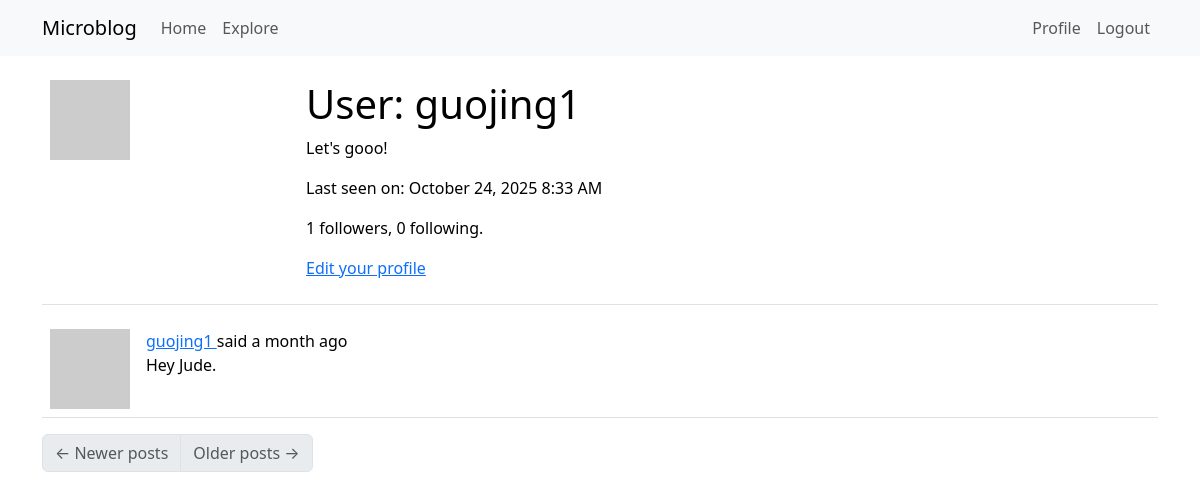
The app's page /user/guojing1 (signed in), older data.
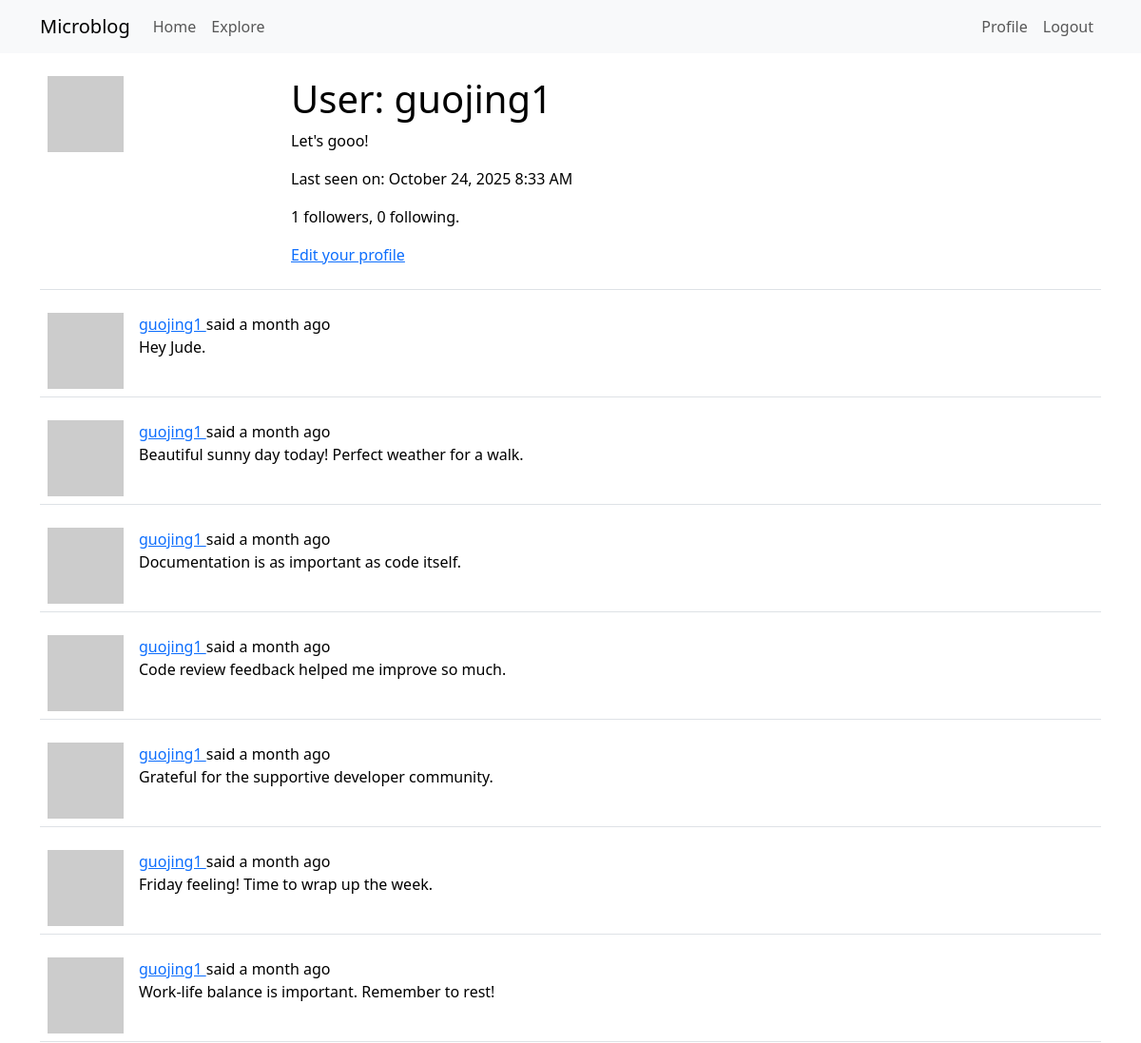
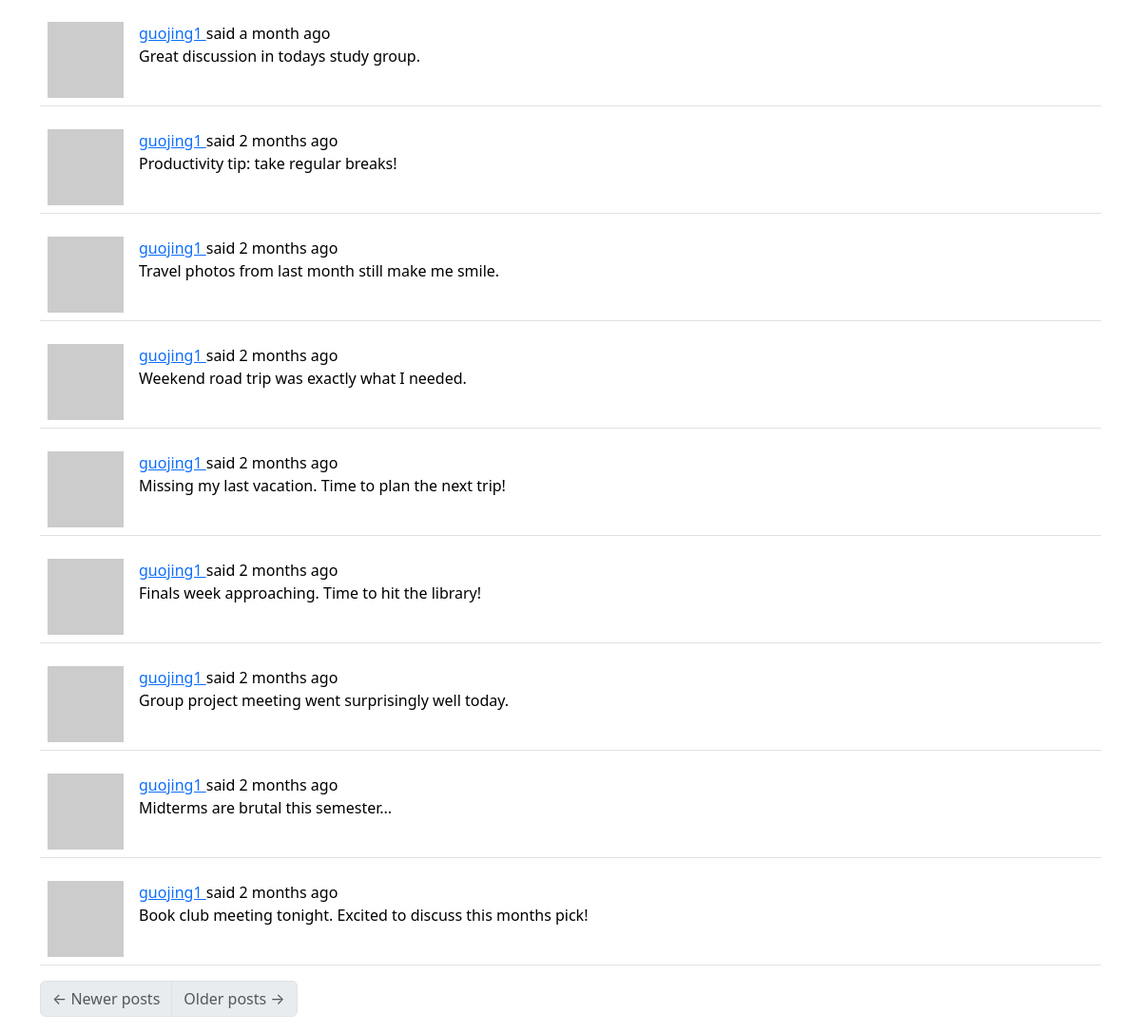
The same page, newer data (2 pictures, top to bottom).
### app/models.py (models this page shows, shortened)
class Post(db.Model):
    __searchable__ = ['body']
    id: orm.Mapped[int] = orm.mapped_column(primary_key=True)
    body: orm.Mapped[str] = orm.mapped_column(sa.String(140))
    timestamp: orm.Mapped[datetime] = orm.mapped_column(
        index=True, default=lambda: datetime.now(UTC)
    )
    user_id: orm.Mapped[int] = orm.mapped_column(sa.ForeignKey('user.id'), index=True)
    author: orm.Mapped['User'] = orm.relationship(back_populates='posts')
    language: orm.Mapped[str | None] = orm.mapped_column(sa.String(5))

class User(UserMixin, db.Model):
    id: orm.Mapped[int] = orm.mapped_column(primary_key=True)
    username: orm.Mapped[str] = orm.mapped_column(
        sa.String(64), index=True, unique=True
    )
    email: orm.Mapped[str] = orm.mapped_column(sa.String(120), index=True, unique=True)
    password_hash: orm.Mapped[str | None] = orm.mapped_column(sa.String(256))
    posts: orm.WriteOnlyMapped['Post'] = orm.relationship(back_populates='author')
    about_me: orm.Mapped[str | None] = orm.mapped_column(sa.String(140))
    last_seen: orm.Mapped[datetime | None] = orm.mapped_column(
        default=lambda: datetime.now(UTC)
    )
    following: orm.WriteOnlyMapped['User'] = orm.relationship(
        secondary=followers,
        primaryjoin=(followers.c.follower_id == id),
        secondaryjoin=(followers.c.followed_id == id),
        back_populates='followers',
    )
    followers: orm.WriteOnlyMapped['User'] = orm.relationship(
        secondary=followers,
        primaryjoin=(followers.c.followed_id == id),
        secondaryjoin=(followers.c.follower_id == id),
        back_populates='following',
    )
    def avatar(self, size):
        digest = md5(self.email.lower().encode('utf-8')).hexdigest()
        return f'https://www.gravatar.com/avatar/{digest}?d=identicon&s={size}'
    def followers_count(self):
        return db.session.scalar(
            sa.select(sa.func.count())
            .select_from(followers)
            .where(followers.c.followed_id == self.id)
        )
    def following_count(self):
        return db.session.scalar(
            sa.select(sa.func.count())
            .select_from(followers)
            .where(followers.c.follower_id == self.id)
        )

### app/main/routes.py (the view)
@bp.route('/user/<username>')
@login_required
def user(username):
    user = db.first_or_404(sa.select(User).where(User.username == username))
    page = request.args.get('page', 1, type=int)
    query = user.posts.select().order_by(Post.timestamp.desc())
    posts = db.paginate(
        query, page=page, per_page=current_app.config['POSTS_PER_PAGE'], error_out=False
    )
    next_url = (
        url_for('main.user', username=username, page=posts.next_num)
        if posts.has_next
        else None
    )
    prev_url = (
        url_for('main.user', username=username, page=posts.prev_num)
        if posts.has_prev
        else None
    )
    form = EmptyForm()
    return render_template(
        'user.html',
        user=user,
        posts=posts.items,
        next_url=next_url,
        prev_url=prev_url,
        form=form,
    )

### app/__init__.py (called while the page is built)
def get_locale():
    from flask import current_app
    return request.accept_languages.best_match(current_app.config['LANGUAGES'])

### app/main/routes.py (called while the page is built)
@bp.before_app_request
def before_request():
    if current_user.is_authenticated:
        current_user.last_seen = datetime.now(UTC)
        db.session.commit()
    g.locale = str(get_locale())

### app/models.py (called while the page is built)
@login.user_loader
def load_user(id):
    return db.session.get(User, int(id))

### app/templates/user.html (shortened to what this page needs)
{% extends "base.html" %}
{% block content %}
    <table class="table table-hover">
        <tr>
            <td width="256px">
                <img src="{{ user.avatar(256) }}" />
            </td>
            <td>
                <h1>{{ _('User:') }} {{ user.username }}</h1>
                {% if user.about_me %}
                    <p>{{ user.about_me }}</p>
                {% endif %}
                {% if user.last_seen %}
                    <p>{{ _('Last seen on:') }} {{ moment(user.last_seen).format('LLL') }}</p>
                {% endif %}
                <p>
                    {{ _('%(count)d followers', count=user.followers_count()) }},
                    {{ _('%(count)d following', count=user.following_count()) }}.
                </p>
                {% if user == current_user %}
                    <p>
                        <a href="{{ url_for('main.edit_profile') }}">{{ _('Edit your profile') }}</a>
                    </p>
                {% endif %}
            </td>
        </tr>
    </table>
    {% for post in posts %}
        {% include '_post.html' %}
    {% endfor %}
    <nav aria-label="Post navigation">
        <ul class="pagination">
            <li class="page-item{% if not prev_url %} disabled{% endif %}">
                <a class="page-link" href="{{ prev_url }}">
                    <span aria-hidden="true">&larr;</span> {{ _('Newer posts') }}
                </a>
            </li>
            <li class="page-item{% if not next_url %} disabled{% endif %}">
                <a class="page-link" href="{{ next_url }}">
                    {{ _('Older posts') }} <span aria-hidden="true">&rarr;</span>
                </a>
            </li>
        </ul>
    </nav>
{% endblock %}

### app/templates/_post.html (shortened to what this page needs)
<table class="table table-hover">
    <tr>
        <td width="70px">
            <a href="{{ url_for('main.user', username=post.author.username) }}">
                <img src="{{ post.author.avatar(70) }}" />
            </a>
        </td>
        <td>
            <a href="{{ url_for('main.user', username=post.author.username) }}">
                {{ post.author.username }}
            </a>
            {{ _('said') }} {{ moment(post.timestamp).fromNow() }}
            <br>
            <span id="post{{ post.id }}">{{ post.body }}</span>
        </td>
    </tr>
</table>

Row changes from the older to the newer data that the page shows:
added Post: author.username "guojing1", timestamp "a month ago", body "Beautiful sunny day today! Perfect weather for a walk."
added Post: author.username "guojing1", timestamp "a month ago", body "Documentation is as important as code itself."
added Post: author.username "guojing1", timestamp "a month ago", body "Code review feedback helped me improve so much."
added Post: author.username "guojing1", timestamp "a month ago", body "Grateful for the supportive developer community."
added Post: author.username "guojing1", timestamp "a month ago", body "Friday feeling! Time to wrap up the week."
added Post: author.username "guojing1", timestamp "a month ago", body "Work-life balance is important. Remember to rest!"
added Post: author.username "guojing1", timestamp "a month ago", body "Great discussion in todays study group."
added Post: author.username "guojing1", timestamp "2 months ago", body "Productivity tip: take regular breaks!"
added Post: author.username "guojing1", timestamp "2 months ago", body "Travel photos from last month still make me smile."
added Post: author.username "guojing1", timestamp "2 months ago", body "Weekend road trip was exactly what I needed."
added Post: author.username "guojing1", timestamp "2 months ago", body "Missing my last vacation. Time to plan the next trip!"
added Post: author.username "guojing1", timestamp "2 months ago", body "Finals week approaching. Time to hit the library!"
added Post: author.username "guojing1", timestamp "2 months ago", body "Group project meeting went surprisingly well today."
added Post: author.username "guojing1", timestamp "2 months ago", body "Midterms are brutal this semester..."
added Post: author.username "guojing1", timestamp "2 months ago", body "Book club meeting tonight. Excited to discuss this months pick!"
